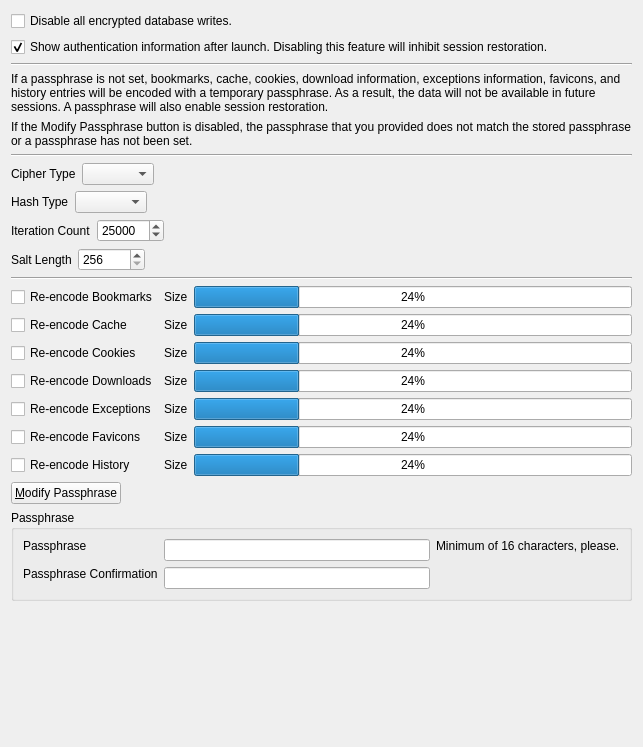
            <widget class="QWidget" name="scrollAreaWidgetContents">
             <property name="geometry">
              <rect>
               <x>0</x>
               <y>0</y>
               <width>643</width>
               <height>747</height>
              </rect>
             </property>
             <layout class="QVBoxLayout" name="verticalLayout_21">
              <item>
               <layout class="QHBoxLayout" name="horizontalLayout_59">
                <item>
                 <widget class="QCheckBox" name="disableAllEncryptedDatabaseWrites">
                  <property name="text">
                   <string>Disable all encrypted database writes.</string>
                  </property>
                 </widget>
                </item>
                <item>
                 <spacer name="horizontalSpacer_48">
                  <property name="orientation">
                   <enum>Qt::Horizontal</enum>
                  </property>
                  <property name="sizeHint" stdset="0">
                   <size>
                    <width>40</width>
                    <height>20</height>
                   </size>
                  </property>
                 </spacer>
                </item>
               </layout>
              </item>
              <item>
               <layout class="QHBoxLayout" name="horizontalLayout_44">
                <item>
                 <widget class="QCheckBox" name="showAuthenticationCheckBox">
                  <property name="text">
                   <string>Show authentication information after launch. Disabling this feature will inhibit session restoration.</string>
                  </property>
                  <property name="checked">
                   <bool>true</bool>
                  </property>
                 </widget>
                </item>
                <item>
                 <spacer name="horizontalSpacer_34">
                  <property name="orientation">
                   <enum>Qt::Horizontal</enum>
                  </property>
                  <property name="sizeHint" stdset="0">
                   <size>
                    <width>40</width>
                    <height>20</height>
                   </size>
                  </property>
                 </spacer>
                </item>
               </layout>
              </item>
              <item>
               <widget class="Line" name="line_7">
                <property name="orientation">
                 <enum>Qt::Horizontal</enum>
                </property>
               </widget>
              </item>
              <item>
               <widget class="QLabel" name="label_5">
                <property name="text">
                 <string>If a passphrase is not set, bookmarks, cache, cookies, download information, exceptions information, favicons, and history entries will be encoded with a temporary passphrase. As a result, the data will not be available in future sessions. A passphrase will also enable session restoration.</string>
                </property>
                <property name="wordWrap">
                 <bool>true</bool>
                </property>
               </widget>
              </item>
              <item>
               <widget class="QLabel" name="label_59">
                <property name="text">
                 <string>If the Modify Passphrase button is disabled, the passphrase that you provided does not match the stored passphrase or a passphrase has not been set.</string>
                </property>
                <property name="wordWrap">
                 <bool>true</bool>
                </property>
               </widget>
              </item>
              <item>
               <widget class="Line" name="line">
                <property name="orientation">
                 <enum>Qt::Horizontal</enum>
                </property>
               </widget>
              </item>
              <item>
               <layout class="QHBoxLayout" name="horizontalLayout_54">
                <item>
                 <widget class="QLabel" name="cipherTypeLabel">
                  <property name="text">
                   <string>Cipher Type</string>
                  </property>
                  <property name="wordWrap">
                   <bool>true</bool>
                  </property>
                 </widget>
                </item>
                <item>
                 <widget class="QComboBox" name="cipherTypeComboBox">
                  <property name="sizeAdjustPolicy">
                   <enum>QComboBox::AdjustToContents</enum>
                  </property>
                 </widget>
                </item>
                <item>
                 <spacer name="horizontalSpacer_43">
                  <property name="orientation">
                   <enum>Qt::Horizontal</enum>
                  </property>
                  <property name="sizeHint" stdset="0">
                   <size>
                    <width>40</width>
                    <height>20</height>
                   </size>
                  </property>
                 </spacer>
                </item>
               </layout>
              </item>
              <item>
               <layout class="QHBoxLayout" name="horizontalLayout_55">
                <item>
                 <widget class="QLabel" name="passphraseHashTypeLabel">
                  <property name="text">
                   <string>Hash Type</string>
                  </property>
                  <property name="wordWrap">
                   <bool>true</bool>
                  </property>
                 </widget>
                </item>
                <item>
                 <widget class="QComboBox" name="hashTypeComboBox">
                  <property name="sizeAdjustPolicy">
                   <enum>QComboBox::AdjustToContents</enum>
                  </property>
                 </widget>
                </item>
                <item>
                 <spacer name="horizontalSpacer_44">
                  <property name="orientation">
                   <enum>Qt::Horizontal</enum>
                  </property>
                  <property name="sizeHint" stdset="0">
                   <size>
                    <width>40</width>
                    <height>20</height>
                   </size>
                  </property>
                 </spacer>
                </item>
               </layout>
              </item>
              <item>
               <layout class="QHBoxLayout" name="horizontalLayout_50">
                <item>
                 <widget class="QLabel" name="label_19">
                  <property name="text">
                   <string>Iteration Count</string>
                  </property>
                 </widget>
                </item>
                <item>
                 <widget class="QSpinBox" name="iterationCountSpinBox">
                  <property name="minimum">
                   <number>10000</number>
                  </property>
                  <property name="maximum">
                   <number>999999999</number>
                  </property>
                  <property name="singleStep">
                   <number>1000</number>
                  </property>
                  <property name="value">
                   <number>25000</number>
                  </property>
                 </widget>
                </item>
                <item>
                 <spacer name="horizontalSpacer_39">
                  <property name="orientation">
                   <enum>Qt::Horizontal</enum>
                  </property>
                  <property name="sizeHint" stdset="0">
                   <size>
                    <width>40</width>
                    <height>20</height>
                   </size>
                  </property>
                 </spacer>
                </item>
               </layout>
              </item>
              <item>
               <layout class="QHBoxLayout" name="horizontalLayout_56">
                <item>
                 <widget class="QLabel" name="label_68">
                  <property name="text">
                   <string>Salt Length</string>
                  </property>
                 </widget>
                </item>
                <item>
                 <widget class="QSpinBox" name="saltLengthSpinBox">
                  <property name="minimum">
                   <number>256</number>
                  </property>
                  <property name="maximum">
                   <number>999999999</number>
                  </property>
                  <property name="singleStep">
                   <number>1</number>
                  </property>
                  <property name="value">
                   <number>256</number>
                  </property>
                 </widget>
                </item>
                <item>
                 <spacer name="horizontalSpacer_45">
                  <property name="orientation">
                   <enum>Qt::Horizontal</enum>
                  </property>
                  <property name="sizeHint" stdset="0">
                   <size>
                    <width>40</width>
                    <height>20</height>
                   </size>
                  </property>
                 </spacer>
                </item>
               </layout>
              </item>
              <item>
               <widget class="Line" name="line_2">
                <property name="orientation">
                 <enum>Qt::Horizontal</enum>
                </property>
               </widget>
              </item>
              <item>
               <layout class="QGridLayout" name="gridLayout_12">
                <item row="4" column="0">
                 <widget class="QCheckBox" name="reencodeExceptionsCheckBox">
                  <property name="sizePolicy">
                   <sizepolicy hsizetype="Minimum" vsizetype="Preferred">
                    <horstretch>0</horstretch>
                    <verstretch>0</verstretch>
                   </sizepolicy>
                  </property>
                  <property name="text">
                   <string>Re-encode Exceptions</string>
                  </property>
                 </widget>
                </item>
                <item row="5" column="0">
                 <widget class="QCheckBox" name="reencodeFaviconsCheckBox">
                  <property name="sizePolicy">
                   <sizepolicy hsizetype="Minimum" vsizetype="Preferred">
                    <horstretch>0</horstretch>
                    <verstretch>0</verstretch>
                   </sizepolicy>
                  </property>
                  <property name="text">
                   <string>Re-encode Favicons</string>
                  </property>
                 </widget>
                </item>
                <item row="6" column="0">
                 <widget class="QCheckBox" name="reencodeHistoryCheckBox">
                  <property name="sizePolicy">
                   <sizepolicy hsizetype="Minimum" vsizetype="Preferred">
                    <horstretch>0</horstretch>
                    <verstretch>0</verstretch>
                   </sizepolicy>
                  </property>
                  <property name="text">
                   <string>Re-encode History</string>
                  </property>
                 </widget>
                </item>
                <item row="4" column="2">
                 <widget class="QProgressBar" name="exceptionsProgressBar">
                  <property name="value">
                   <number>24</number>
                  </property>
                 </widget>
                </item>
                <item row="5" column="2">
                 <widget class="QProgressBar" name="faviconsProgressBar">
                  <property name="value">
                   <number>24</number>
                  </property>
                 </widget>
                </item>
                <item row="6" column="2">
                 <widget class="QProgressBar" name="historyProgressBar">
                  <property name="value">
                   <number>24</number>
                  </property>
                 </widget>
                </item>
                <item row="0" column="0">
                 <widget class="QCheckBox" name="reencodeBookmarksCheckBox">
                  <property name="sizePolicy">
                   <sizepolicy hsizetype="Minimum" vsizetype="Preferred">
                    <horstretch>0</horstretch>
                    <verstretch>0</verstretch>
                   </sizepolicy>
                  </property>
                  <property name="text">
                   <string>Re-encode Bookmarks</string>
                  </property>
                 </widget>
                </item>
                <item row="0" column="2">
                 <widget class="QProgressBar" name="bookmarksProgressBar">
                  <property name="value">
                   <number>24</number>
                  </property>
                 </widget>
                </item>
                <item row="2" column="0">
                 <widget class="QCheckBox" name="reencodeCookiesCheckBox">
                  <property name="sizePolicy">
                   <sizepolicy hsizetype="Minimum" vsizetype="Preferred">
                    <horstretch>0</horstretch>
                    <verstretch>0</verstretch>
                   </sizepolicy>
                  </property>
                  <property name="text">
                   <string>Re-encode Cookies</string>
                  </property>
                 </widget>
                </item>
                <item row="2" column="2">
                 <widget class="QProgressBar" name="cookiesProgressBar">
                  <property name="value">
                   <number>24</number>
                  </property>
                 </widget>
                </item>
                <item row="3" column="0">
                 <widget class="QCheckBox" name="reencodeDownloadsCheckBox">
                  <property name="sizePolicy">
                   <sizepolicy hsizetype="Minimum" vsizetype="Preferred">
                    <horstretch>0</horstretch>
                    <verstretch>0</verstretch>
                   </sizepolicy>
                  </property>
                  <property name="text">
                   <string>Re-encode Downloads</string>
                  </property>
                 </widget>
                </item>
                <item row="3" column="2">
                 <widget class="QProgressBar" name="downloadsProgressBar">
                  <property name="value">
                   <number>24</number>
                  </property>
                 </widget>
                </item>
                <item row="1" column="2">
                 <widget class="QProgressBar" name="cacheProgressBar">
                  <property name="value">
                   <number>24</number>
                  </property>
                 </widget>
                </item>
                <item row="1" column="0">
                 <widget class="QCheckBox" name="reencodeCacheCheckBox">
                  <property name="sizePolicy">
                   <sizepolicy hsizetype="Minimum" vsizetype="Preferred">
                    <horstretch>0</horstretch>
                    <verstretch>0</verstretch>
                   </sizepolicy>
                  </property>
                  <property name="text">
                   <string>Re-encode Cache</string>
                  </property>
                 </widget>
                </item>
                <item row="0" column="1">
                 <widget class="QLabel" name="bookmarksSizeLabel">
                  <property name="text">
                   <string>Size</string>
                  </property>
                 </widget>
                </item>
                <item row="1" column="1">
                 <widget class="QLabel" name="cacheSizeLabel">
                  <property name="text">
                   <string>Size</string>
                  </property>
                 </widget>
                </item>
                <item row="2" column="1">
                 <widget class="QLabel" name="cookiesSizeLabel">
                  <property name="text">
                   <string>Size</string>
                  </property>
                 </widget>
                </item>
                <item row="3" column="1">
                 <widget class="QLabel" name="downloadsSizeLabel">
                  <property name="text">
                   <string>Size</string>
                  </property>
                 </widget>
                </item>
                <item row="4" column="1">
                 <widget class="QLabel" name="exceptionsSizeLabel">
                  <property name="text">
                   <string>Size</string>
                  </property>
                 </widget>
                </item>
                <item row="5" column="1">
                 <widget class="QLabel" name="faviconsSizeLabel">
                  <property name="text">
                   <string>Size</string>
                  </property>
                 </widget>
                </item>
                <item row="6" column="1">
                 <widget class="QLabel" name="historySizeLabel">
                  <property name="text">
                   <string>Size</string>
                  </property>
                 </widget>
                </item>
               </layout>
              </item>
              <item>
               <layout class="QHBoxLayout" name="horizontalLayout_26">
                <item>
                 <widget class="QPushButton" name="changePassphrasePushButton">
                  <property name="text">
                   <string>&amp;Modify Passphrase</string>
                  </property>
                 </widget>
                </item>
                <item>
                 <spacer name="horizontalSpacer_18">
                  <property name="orientation">
                   <enum>Qt::Horizontal</enum>
                  </property>
                  <property name="sizeHint" stdset="0">
                   <size>
                    <width>40</width>
                    <height>20</height>
                   </size>
                  </property>
                 </spacer>
                </item>
               </layout>
              </item>
              <item>
               <widget class="QGroupBox" name="passphraseGroupBox">
                <property name="title">
                 <string>Passphrase</string>
                </property>
                <layout class="QGridLayout" name="gridLayout_9">
                 <item row="0" column="0">
                  <widget class="QLabel" name="label_55">
                   <property name="text">
                    <string>Passphrase</string>
                   </property>
                  </widget>
                 </item>
                 <item row="0" column="2" rowspan="2">
                  <widget class="QLineEdit" name="pass1LineEdit">
                   <property name="echoMode">
                    <enum>QLineEdit::Password</enum>
                   </property>
                  </widget>
                 </item>
                 <item row="1" column="0" rowspan="2">
                  <widget class="QLabel" name="label_56">
                   <property name="text">
                    <string>Passphrase Confirmation</string>
                   </property>
                  </widget>
                 </item>
                 <item row="2" column="2">
                  <widget class="QLineEdit" name="pass2LineEdit">
                   <property name="echoMode">
                    <enum>QLineEdit::Password</enum>
                   </property>
                  </widget>
                 </item>
                 <item row="0" column="3">
                  <widget class="QLabel" name="label_58">
                   <property name="text">
                    <string>Minimum of 16 characters, please.</string>
                   </property>
                  </widget>
                 </item>
                </layout>
               </widget>
              </item>
              <item>
               <spacer name="verticalSpacer_10">
                <property name="orientation">
                 <enum>Qt::Vertical</enum>
                </property>
                <property name="sizeHint" stdset="0">
                 <size>
                  <width>20</width>
                  <height>40</height>
                 </size>
                </property>
               </spacer>
              </item>
             </layout>
            </widget>
